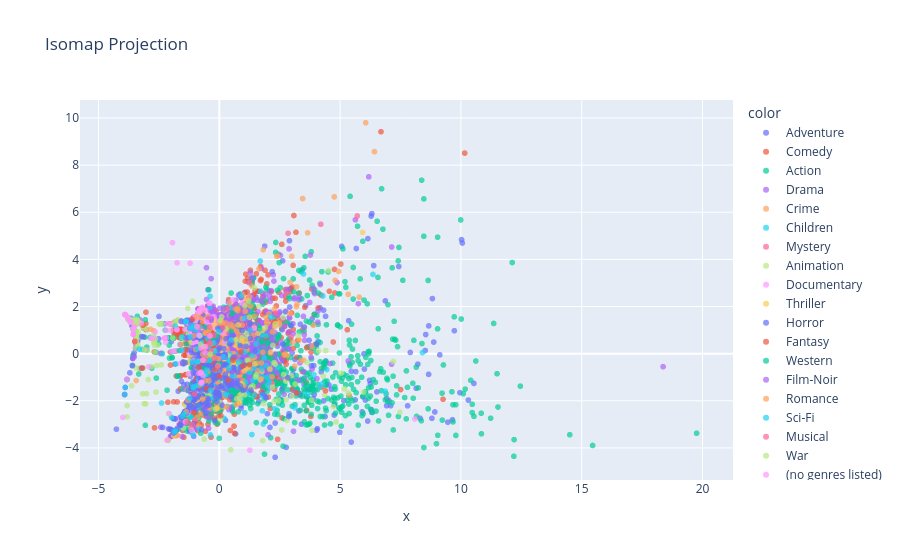

Notebook cell for this chart:
### Code cell
embedding = Isomap(n_components = 2, n_neighbors= 30)
X_isomap = embedding.fit_transform(X_scaled)
fig_iso = px.scatter( x = X_isomap[:,0], y =X_isomap[:,1], color = y, opacity = 0.7, title = 'Isomap Projection')
fig_iso.show()

### Figure 1 — Plotly figure (JSON) as saved in the notebook; plotly's stock layout.template omitted (floating-point values rounded to 4 significant figures; data arrays with more than 128 entries replaced by an {"elided": "..."} marker saying what was removed)
{"data": [{"hovertemplate": "color=Adventure<br>x=%{x}<br>y=%{y}<extra></extra>", "legendgroup": "Adventure", "marker": {"color": "#636efa", "opacity": 0.7, "symbol": "circle"}, "mode": "markers", "name": "Adventure", "showlegend": true, "type": "scattergl", "x": {"elided": "653 float values"}, "xaxis": "x", "y": {"elided": "653 float values"}, "yaxis": "y"}, {"hovertemplate": "color=Comedy<br>x=%{x}<br>y=%{y}<extra></extra>", "legendgroup": "Comedy", "marker": {"color": "#EF553B", "opacity": 0.7, "symbol": "circle"}, "mode": "markers", "name": "Comedy", "showlegend": true, "type": "scattergl", "x": {"elided": "2779 float values"}, "xaxis": "x", "y": {"elided": "2779 float values"}, "yaxis": "y"}, {"hovertemplate": "color=Action<br>x=%{x}<br>y=%{y}<extra></extra>", "legendgroup": "Action", "marker": {"color": "#00cc96", "opacity": 0.7, "symbol": "circle"}, "mode": "markers", "name": "Action", "showlegend": true, "type": "scattergl", "x": {"elided": "1828 float values"}, "xaxis": "x", "y": {"elided": "1828 float values"}, "yaxis": "y"}, {"hovertemplate": "color=Drama<br>x=%{x}<br>y=%{y}<extra></extra>", "legendgroup": "Drama", "marker": {"color": "#ab63fa", "opacity": 0.7, "symbol": "circle"}, "mode": "markers", "name": "Drama", "showlegend": true, "type": "scattergl", "x": {"elided": "2226 float values"}, "xaxis": "x", "y": {"elided": "2226 float values"}, "yaxis": "y"}, {"hovertemplate": "color=Crime<br>x=%{x}<br>y=%{y}<extra></extra>", "legendgroup": "Crime", "marker": {"color": "#FFA15A", "opacity": 0.7, "symbol": "circle"}, "mode": "markers", "name": "Crime", "showlegend": true, "type": "scattergl", "x": {"elided": "537 float values"}, "xaxis": "x", "y": {"elided": "537 float values"}, "yaxis": "y"}, {"hovertemplate": "color=Children<br>x=%{x}<br>y=%{y}<extra></extra>", "legendgroup": "Children", "marker": {"color": "#19d3f3", "opacity": 0.7, "symbol": "circle"}, "mode": "markers", "name": "Children", "showlegend": true, "type": "scattergl", "x": {"elided": "197 float values"}, "xaxis": "x", "y": {"elided": "197 float values"}, "yaxis": "y"}, {"hovertemplate": "color=Mystery<br>x=%{x}<br>y=%{y}<extra></extra>", "legendgroup": "Mystery", "marker": {"color": "#FF6692", "opacity": 0.7, "symbol": "circle"}, "mode": "markers", "name": "Mystery", "showlegend": true, "type": "scattergl", "x": [4.202, 5.708, -0.0686, -0.2507, -0.5214, -0.8114, 1.235, -0.4078, 0.9075, -0.4978, -0.5527, -0.4681, -0.2984, -0.04401, 0.2159, -0.3734, 0.03531, 2.845, -0.6102, -1.409, -0.4955, -0.6453, -1.069, 2.969, -0.5092, -0.156, -0.7383, -0.00501, -0.1793, 0.7552, -0.3545, -0.7964, -0.7379, -1.573, 0.3394, -0.5773, 2.339, -0.5869, -0.639, 2.139, -0.06493, -0.6695, -1.026, -1.027, -3.551, -0.8775, 0.05291, 2.167], "xaxis": "x", "y": [5.492, 5.844, -0.2782, 0.5216, 0.1866, 0.763, 3.01, 0.8316, -0.7897, 0.3072, 0.7539, -0.8849, 0.2017, 0.6634, -0.02165, 0.2618, -0.3633, 5.107, -0.2873, -2.453, 0.319, -0.8193, -2.521, 0.6929, 0.2829, 0.2979, -0.7887, 0.6771, -0.5097, -0.1443, -0.8786, 0.7193, -1.145, 0.1447, 1.927, 0.2958, 1.722, 0.2526, 0.6636, -0.0005023, -1.547, 0.3469, -2.809, -1.93, 0.8365, -1.337, -0.2697, -1.244], "yaxis": "y"}, {"hovertemplate": "color=Animation<br>x=%{x}<br>y=%{y}<extra></extra>", "legendgroup": "Animation", "marker": {"color": "#B6E880", "opacity": 0.7, "symbol": "circle"}, "mode": "markers", "name": "Animation", "showlegend": true, "type": "scattergl", "x": {"elided": "298 float values"}, "xaxis": "x", "y": {"elided": "298 float values"}, "yaxis": "y"}, {"hovertemplate": "color=Documentary<br>x=%{x}<br>y=%{y}<extra></extra>", "legendgroup": "Documentary", "marker": {"color": "#FF97FF", "opacity": 0.7, "symbol": "circle"}, "mode": "markers", "name": "Documentary", "showlegend": true, "type": "scattergl", "x": {"elided": "386 float values"}, "xaxis": "x", "y": {"elided": "386 float values"}, "yaxis": "y"}, {"hovertemplate": "color=Thriller<br>x=%{x}<br>y=%{y}<extra></extra>", "legendgroup": "Thriller", "marker": {"color": "#FECB52", "opacity": 0.7, "symbol": "circle"}, "mode": "markers", "name": "Thriller", "showlegend": true, "type": "scattergl", "x": [0.33, -0.4812, -0.3208, -0.3965, -0.2725, 5.928, 0.2259, 1.035, -0.6086, -0.06107, 1.791, 1.603, -0.7248, -0.372, 1.457, -0.1326, -0.4003, -0.3324, -0.3122, -0.8114, -1.022, -0.8497, -0.93, 0.6502, -0.8983, -0.679, 2.094, -0.4543, -0.4935, -0.2481, -0.3594, -0.5257, 0.05143, -0.6234, -0.3148, -0.6607, 0.2226, -0.1364, -0.7756, -0.7991, -0.2783, 1.128, 0.08189, 0.929, 0.8511, 2.123, 0.6021, -0.7154, -0.5491, -0.6919, -0.3235, -0.4538, 0.37, -0.2041, -1.886, 1.761, 0.3403, -0.9156, -0.03775, -0.9966, -0.822, -0.1977, -0.7368, -0.6167, -1.017, -0.6536, -0.7844, -1.07, -0.9356, -0.6518, 0.7896, -0.9156, -0.7885, 0.397, -0.9368, -1.058, 0.1928, -0.2106, 0.9202, -1.51, -0.2456, -0.7563, -0.9292, 0.4963], "xaxis": "x", "y": [-0.8885, -0.2864, -1.001, 0.5266, -0.0569, 5.142, -0.1815, -0.727, 0.1494, -2.319, 0.9895, 0.8674, 0.01038, -1.549, -0.4368, 0.7568, 0.3552, -0.1483, 0.4165, 0.763, -0.02651, -0.3122, 0.7137, 0.3631, -0.3382, 0.8463, -0.6569, 0.5189, 0.19, 0.06884, 0.9104, -1.908, -0.4874, 0.8685, -0.7127, -1.178, 0.2653, -0.1362, 0.7741, -1.855, -0.2164, -0.6208, -0.8242, -1.271, -2.088, 0.06457, -0.349, -1.495, 0.6669, 1.081, -0.2239, -0.07723, -1.123, 0.129, -3.474, -0.7555, -0.7405, -1.334, 0.9041, -1.399, 0.7714, 1.202, -0.2829, 0.7475, -1.838, -1.978, -0.2944, -1.917, -1.98, -1.951, 1.22, -1.334, -0.9448, 0.5202, -0.6341, -1.854, -0.2037, 0.8721, 0.5132, -2.623, 1.399, -0.7897, -1.366, -0.6031], "yaxis": "y"}, {"hovertemplate": "color=Horror<br>x=%{x}<br>y=%{y}<extra></extra>", "legendgroup": "Horror", "marker": {"color": "#636efa", "opacity": 0.7, "symbol": "circle"}, "mode": "markers", "name": "Horror", "showlegend": true, "type": "scattergl", "x": {"elided": "468 float values"}, "xaxis": "x", "y": {"elided": "468 float values"}, "yaxis": "y"}, {"hovertemplate": "color=Fantasy<br>x=%{x}<br>y=%{y}<extra></extra>", "legendgroup": "Fantasy", "marker": {"color": "#EF553B", "opacity": 0.7, "symbol": "circle"}, "mode": "markers", "name": "Fantasy", "showlegend": true, "type": "scattergl", "x": [-0.251, -0.6785, 1.151, 1.912, -0.682, 3.614, 0.8805, -0.3451, -1.031, -0.5731, 0.3749, -0.8204, -0.6312, -0.7448, -3.496, -0.5256, -0.6002, -3.161, -0.3312, -0.301, -0.7184, -0.7747, -0.6563, -0.4523, -1.104, 1.242, -0.8289, -3.183, -0.691, -1.386, 0.06166, 4.395, -0.6171, 0.5699, -0.5734, -0.1641, -0.002708, 7.503, -0.7958, 3.196, 9.259, 0.979], "xaxis": "x", "y": [0.3293, -0.2418, 2.614, 0.6328, 0.4079, 0.2512, 0.07127, 0.936, -2.503, -0.2675, -1.122, -1.394, 0.5026, 0.2474, 0.512, -1.466, 0.8693, 1.208, 0.89, -0.3525, 1.244, -0.8213, -0.3331, 0.3809, 1.463, -0.4631, -0.5704, -0.6105, 0.3058, 0.1697, -2.623, -1.576, -0.7155, -0.2761, 0.5454, -0.661, -0.963, -1.523, -1.327, -1.666, -1.935, -0.5072], "yaxis": "y"}, {"hovertemplate": "color=Western<br>x=%{x}<br>y=%{y}<extra></extra>", "legendgroup": "Western", "marker": {"color": "#00cc96", "opacity": 0.7, "symbol": "circle"}, "mode": "markers", "name": "Western", "showlegend": true, "type": "scattergl", "x": [-0.05183, 1.78, -0.6291, -0.1309, -0.5087, -0.552, 0.5368, -0.4318, -0.263, -0.3015, -0.2588, -0.4011, -0.5507, -0.7875, -0.4756, -0.8174, 0.4896, -0.3215, 0.007461, -1.653, 2.001, 1.673, -0.4306], "xaxis": "x", "y": [-0.505, 0.5335, -0.6293, 0.7243, -0.1805, 1.177, 1.721, 0.9875, -0.1282, 0.6932, -0.09517, -0.2849, -0.2795, 0.7591, 0.9163, 0.7775, 0.9469, 0.645, -0.3978, 0.1298, 0.4869, 1.058, -0.8568], "yaxis": "y"}, {"hovertemplate": "color=Film-Noir<br>x=%{x}<br>y=%{y}<extra></extra>", "legendgroup": "Film-Noir", "marker": {"color": "#ab63fa", "opacity": 0.7, "symbol": "circle"}, "mode": "markers", "name": "Film-Noir", "showlegend": true, "type": "scattergl", "x": [-0.6996, 0.1822, -0.3367, -0.3244, -0.8121, -0.6872, 0.04305, -0.6279, -0.6615, -1.034, -0.4819, -0.9483], "xaxis": "x", "y": [-0.2764, 1.901, 1.412, 1.492, 0.9079, 0.8529, -0.19, 0.8448, 0.2475, 0.7404, 0.3064, 1.161], "yaxis": "y"}, {"hovertemplate": "color=Romance<br>x=%{x}<br>y=%{y}<extra></extra>", "legendgroup": "Romance", "marker": {"color": "#FFA15A", "opacity": 0.7, "symbol": "circle"}, "mode": "markers", "name": "Romance", "showlegend": true, "type": "scattergl", "x": [-0.5741, -0.8631, -1.066, -0.478, -0.4492, -0.4005, -0.979, -0.4348, -1.373, -0.2121, 2.726, 1.737, -0.5844, -0.6004, -0.3391, -0.4293, -0.05199, -0.5739, 0.3081, -0.5674, -0.343, -0.6911, -0.5589, -0.9652, -0.9416, -0.402, -0.2806, -2.846, -0.8291, -0.6835, -0.5839, -0.03782, 1.374, -0.7289, -0.6847, -0.7737, -1.299, -0.841], "xaxis": "x", "y": [-0.2184, -0.3236, 0.757, -0.7701, 0.8829, 0.7578, 0.1786, -0.09728, -2.464, -0.1498, -0.01834, -1.071, 0.8732, -0.8717, 0.4242, -1.142, -0.5054, -1.145, -2.264, 0.8886, 0.1151, -1.925, 0.2993, 1.166, 1.575, 1.047, -0.1844, 1.038, 1.123, 1.368, 0.2786, -0.2134, -0.213, 0.2503, -0.01962, 0.2333, -1.98, -1.335], "yaxis": "y"}, {"hovertemplate": "color=Sci-Fi<br>x=%{x}<br>y=%{y}<extra></extra>", "legendgroup": "Sci-Fi", "marker": {"color": "#19d3f3", "opacity": 0.7, "symbol": "circle"}, "mode": "markers", "name": "Sci-Fi", "showlegend": true, "type": "scattergl", "x": [0.7994, 1.752, 0.4937, -0.3597, -0.9046, -1.537, -0.9292, 2.068, -0.8292, -0.5198, -0.5497, -1.367, -1.13, -0.9212, -0.1933, -1.398, -0.4866, -1.19, -1.973, -1.545, -0.8116, -0.8053, -1.192, -1.455, -0.73, -0.7331, -0.6227, -1.221, -3.895, -0.7813, -0.5844, -0.8387, -1.199, -0.978, 0.3976, -0.4303, -1.088, 1.285, 1.369, -1.113, -1.078, 8.408, 6.865, -0.8141, -0.3915, -1.068, -0.9041, -1.804, -0.2283, -1.874, -1.819, -1.55, -0.6736, -0.6711, -1.001, 1.92, -0.5628, -0.7368, -0.02494, 4.452, -3.317, 0.1776], "xaxis": "x", "y": [-0.3563, -0.6495, 0.5845, -1.559, -0.3445, -2.65, -1.366, -1.219, 0.7805, -0.698, -0.2897, 1.362, 1.128, -0.341, 0.1107, 1.368, 0.6377, 1.071, -2.707, 0.1507, 0.2089, 0.7501, -2.686, -2.552, 0.472, -1.305, -0.8215, -1.897, -1.434, 0.7787, -0.8997, 0.7735, 0.7139, 1.027, -0.6021, 0.2902, -3.428, 0.9899, -0.09079, -0.3369, -1.446, 0.04742, -1.595, 1.146, -0.2874, -1.394, 0.2078, -3.275, 0.4505, -3.325, 1.164, 0.7123, -0.884, -0.2727, 1.183, 0.7545, -0.8899, -1.262, 0.9405, -0.6741, 0.1934, -0.1305], "yaxis": "y"}, {"hovertemplate": "color=Musical<br>x=%{x}<br>y=%{y}<extra></extra>", "legendgroup": "Musical", "marker": {"color": "#FF6692", "opacity": 0.7, "symbol": "circle"}, "mode": "markers", "name": "Musical", "showlegend": true, "type": "scattergl", "x": [-0.2245, -0.4022, -0.3385, -0.6207, 2.776, -0.6046, -0.2024, 0.1441, -0.8794, -1.11, -0.3833, -0.4154, -0.6276, -0.7363, -1.028, -0.4696, -1.316, -0.3897, -0.4495, -0.6683, -0.5994, -0.0656, -3.559], "xaxis": "x", "y": [0.7811, 1.133, 0.1037, -0.253, 2.562, -0.2595, -0.1923, 1.105, 1.156, -3.015, 0.7267, 0.7812, 0.2879, 0.203, -1.716, 0.3656, -2.926, 0.4622, 1.515, 0.2787, 0.1418, -0.5595, 0.8209], "yaxis": "y"}, {"hovertemplate": "color=War<br>x=%{x}<br>y=%{y}<extra></extra>", "legendgroup": "War", "marker": {"color": "#B6E880", "opacity": 0.7, "symbol": "circle"}, "mode": "markers", "name": "War", "showlegend": true, "type": "scattergl", "x": [-0.6553, -0.7758, -0.373, -0.8139], "xaxis": "x", "y": [0.2926, 0.3967, -0.01776, 0.7647], "yaxis": "y"}, {"hovertemplate": "color=(no genres listed)<br>x=%{x}<br>y=%{y}<extra></extra>", "legendgroup": "(no genres listed)", "marker": {"color": "#FF97FF", "opacity": 0.7, "symbol": "circle"}, "mode": "markers", "name": "(no genres listed)", "showlegend": true, "type": "scattergl", "x": [-2.932, 1.264, 8.096, -1.146, -0.8466, -1.285, -0.6721, -0.5813, -0.3885, -0.7601, -3.901, -2.742, -0.7352, -0.6711, -0.527, -1.758, -0.8387, -0.7489, -0.7747, -3.237, -3.559, -2.203, -3.668, -2.081, -3.901, -0.5761, -3.559, -1.938, -3.686, -3.822, -3.803, -0.9223, -0.7564, -0.7424], "xaxis": "x", "y": [-0.562, -4.093, -2.771, -3.248, -0.8361, -0.8625, -0.9276, 0.03462, 0.7544, -1.255, 1.657, 0.6548, -1.218, -0.2727, 1.329, 1.011, 0.7735, -0.7901, -0.8213, 1.287, 0.8209, 0.9947, 1.354, -2.542, 1.657, 0.2898, 0.8209, 4.71, 1.34, -1.094, 1.56, 1.144, 0.2484, -1.218], "yaxis": "y"}], "layout": {"legend": {"title": {"text": "color"}, "tracegroupgap": 0}, "title": {"text": "Isomap Projection"}, "xaxis": {"anchor": "y", "domain": [0, 1], "title": {"text": "x"}}, "yaxis": {"anchor": "x", "domain": [0, 1], "title": {"text": "y"}}}}
